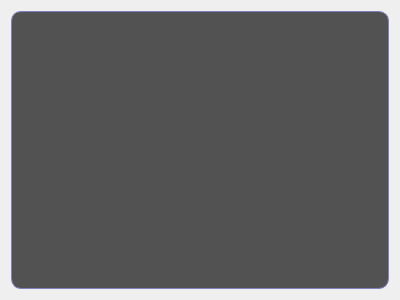
<?xml version="1.0" encoding="UTF-8"?>
<ui version="4.0">
 <class>ToolSheet</class>
 <widget class="QWidget" name="ToolSheet">
  <property name="geometry">
   <rect>
    <x>0</x>
    <y>0</y>
    <width>400</width>
    <height>300</height>
   </rect>
  </property>
  <property name="windowTitle">
   <string>Form</string>
  </property>
  <property name="styleSheet">
   <string notr="true"/>
  </property>
  <layout class="QVBoxLayout" name="verticalLayout">
   <item>
    <widget class="QTableView" name="tableView_ToolSheet">
     <property name="styleSheet">
      <string notr="true">QTableView{background:rgba(0,0,0,168); 
                     border: 1px  solid;
                      border-color: rgb(128, 128, 192);
					  border-radius: 10px;}

QHeaderView::section:first {border-top-left-radius: 8px;} /* Obere linke Ecke abrunden */

QScrollBar:vertical {
    border: 1px solid #999999;
    background: rgba(255, 255, 255,32);
    width: 12px; /* Breite der Scrollbar */
    margin: 0px 0px 0px 0px;
    border-radius: 6px; /* Abrundung der Scrollbar-Leiste */
}

QScrollBar::handle:vertical {
    background: rgb(128,128,192);/*#a0a0a0; /* Farbe des Scrollbar-Griffs */
    min-height: 20px;
    border-radius: 5px; /* Abrundung des Griffs */
}

QScrollBar::add-line:vertical {
    border: none;
    background: none;
}

QScrollBar::sub-line:vertical {
    border: none;
    background: none;
}

QScrollBar::up-arrow:vertical, QScrollBar::down-arrow:vertical {
    border: none;
    background: none;
    color: none;
}

QLineEdit{color:rgb(160,160,160);
                  background-color: rgba(255, 255, 255,32);
                  border-radius:3px;}
QLineEdit:focus{color:rgb(192,192,192);
                             border: 1px solid;
                             border-color: rgb(0, 128, 0);
                            selection-background-color: rgb(40, 76, 117);}</string>
     </property>
     <attribute name="horizontalHeaderStretchLastSection">
      <bool>true</bool>
     </attribute>
    </widget>
   </item>
  </layout>
 </widget>
 <resources/>
 <connections/>
</ui>
